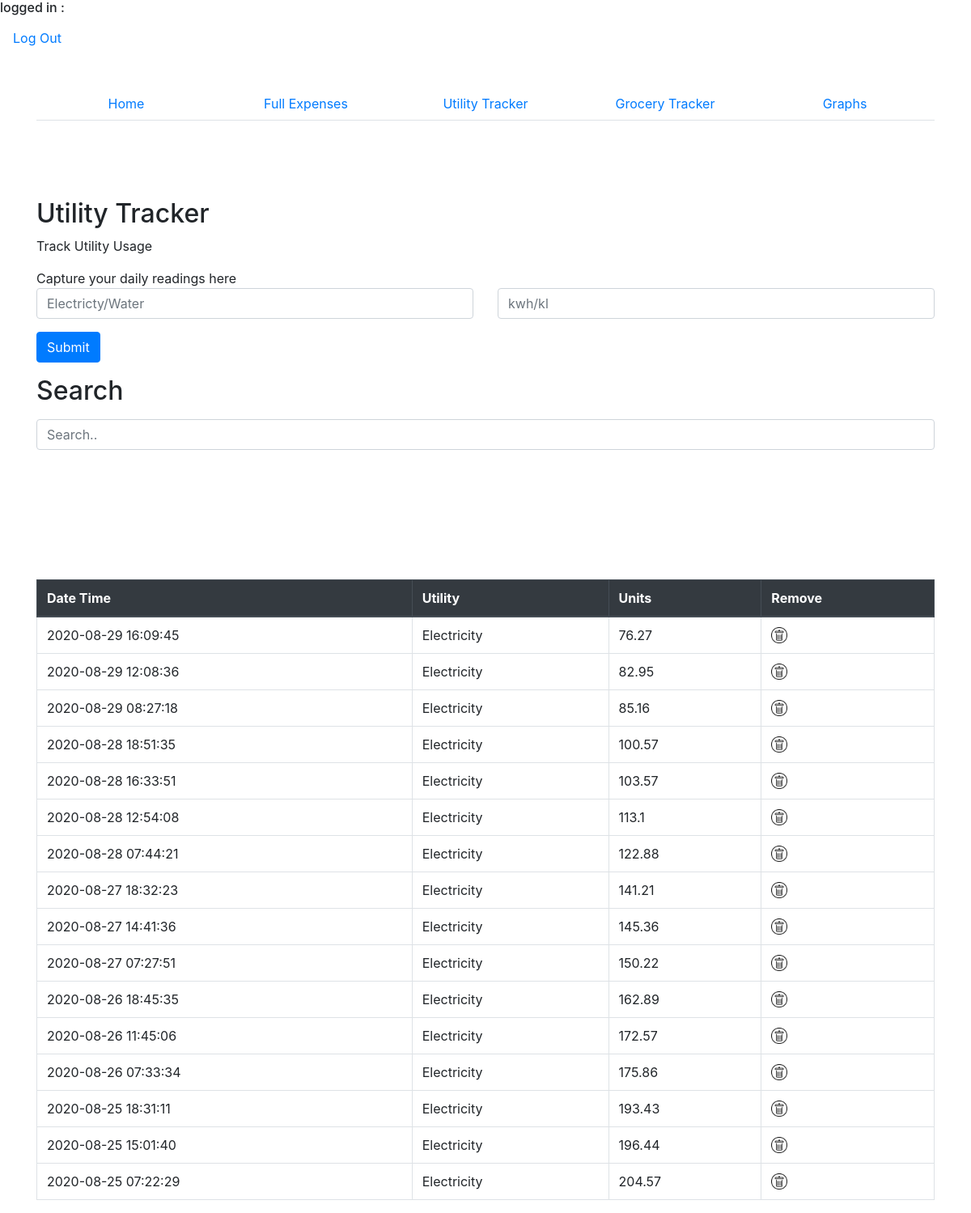
Page /util_track.php (signed in) on the committed database.
### tables this page shows
CREATE TABLE `utility_tracker` (
  `id` int NOT NULL AUTO_INCREMENT,
  `utility` varchar(250) NOT NULL,
  `units` float NOT NULL,
  `txndate` datetime NOT NULL,
  PRIMARY KEY (`id`)
);

### util_track.php (the view, shortened to what this page needs)
<?php
include("security.php");
include("includes/bheader.php");
?>
<?php include("nav.php"); ?> <br>
<br>
<br>
<br>
<body>
<div class="container">
    <h2>Utility Tracker</h2>
    <p>Track Utility Usage</p>
    Capture your daily readings here
    <form method="post" action="processutil.php">
        <div class="row">
            <div class="col">
                <input type="text" class="form-control" id="storename" placeholder="Electricty/Water" name="utility">
            </div>
            <div class="col">
                <input type="text" class="form-control" id="item" placeholder="kwh/kl" name="units">
            </div>
        </div>
        <button type="submit" class="btn btn-primary mt-3">Submit</button>
    </form>
</div>
<div class="container mt-3">
    <h2>Search</h2>
    <input class="form-control" id="myInput" type="text" placeholder="Search..">
    <br>
</div>
<br>
<br>
<br>
<br>
<?php
include("db.php");
?>
<main id="main">
    <br>
    <div class="container mt-3">
        <div class="table-responsive-sm">
            <table class="table table-bordered">
                <thead class="thead-dark">
            <tr>
                <th>Date Time</th>
                <th>Utility</th>
                <th>Units</th>
                <th>Remove</th>
            </tr>
            </thead>
            <tbody id="myTable">
            <?php
            $query = "select * from utility_tracker order by id desc";
            $result_tasks = mysqli_query($conn, $query);
            while($row = mysqli_fetch_assoc($result_tasks)) { ?>
                <tr>
                    <td><?php echo $row['txndate']; ?></td>
                    <td><?php echo $row['utility']; ?></td>
                    <td><?php echo $row['units']; ?></td>
                    <td><a href="utildelete.php?id=<?php echo $row['id']?>">
                            <img alt = "delete" src="assets/img/deleteme.png" width="20" height="20" ></td>
                </tr>
            <?php } ?>
            </tbody>
        </table>

### rows in the picture
utility_tracker: txndate "2020-08-29 16:09:45", utility "Electricity", units "76.27"
utility_tracker: txndate "2020-08-29 12:08:36", utility "Electricity", units "82.95"
utility_tracker: txndate "2020-08-29 08:27:18", utility "Electricity", units "85.16"
utility_tracker: txndate "2020-08-28 18:51:35", utility "Electricity", units "100.57"
utility_tracker: txndate "2020-08-28 16:33:51", utility "Electricity", units "103.57"
utility_tracker: txndate "2020-08-28 12:54:08", utility "Electricity", units "113.1"
utility_tracker: txndate "2020-08-28 07:44:21", utility "Electricity", units "122.88"
utility_tracker: txndate "2020-08-27 18:32:23", utility "Electricity", units "141.21"
utility_tracker: txndate "2020-08-27 14:41:36", utility "Electricity", units "145.36"
utility_tracker: txndate "2020-08-27 07:27:51", utility "Electricity", units "150.22"
utility_tracker: txndate "2020-08-26 18:45:35", utility "Electricity", units "162.89"
utility_tracker: txndate "2020-08-26 11:45:06", utility "Electricity", units "172.57"
utility_tracker: txndate "2020-08-26 07:33:34", utility "Electricity", units "175.86"
utility_tracker: txndate "2020-08-25 18:31:11", utility "Electricity", units "193.43"
utility_tracker: txndate "2020-08-25 15:01:40", utility "Electricity", units "196.44"
utility_tracker: txndate "2020-08-25 07:22:29", utility "Electricity", units "204.57"
